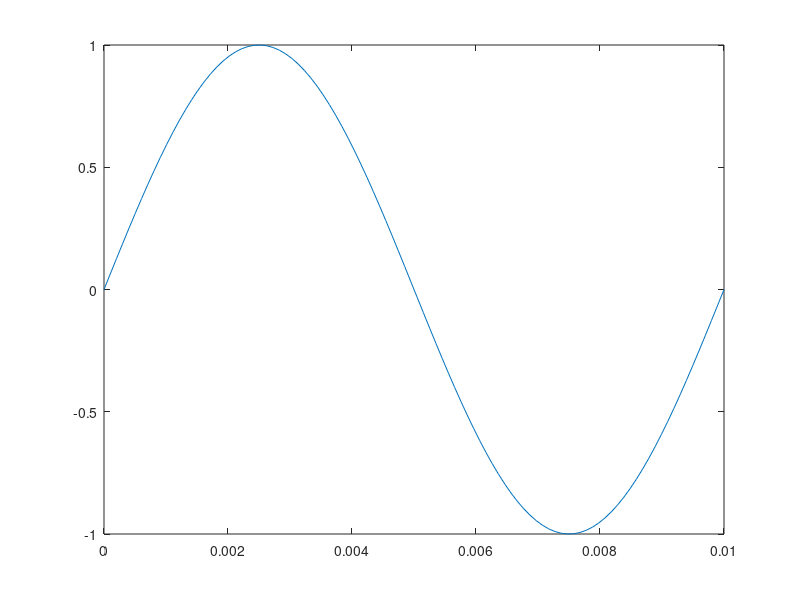
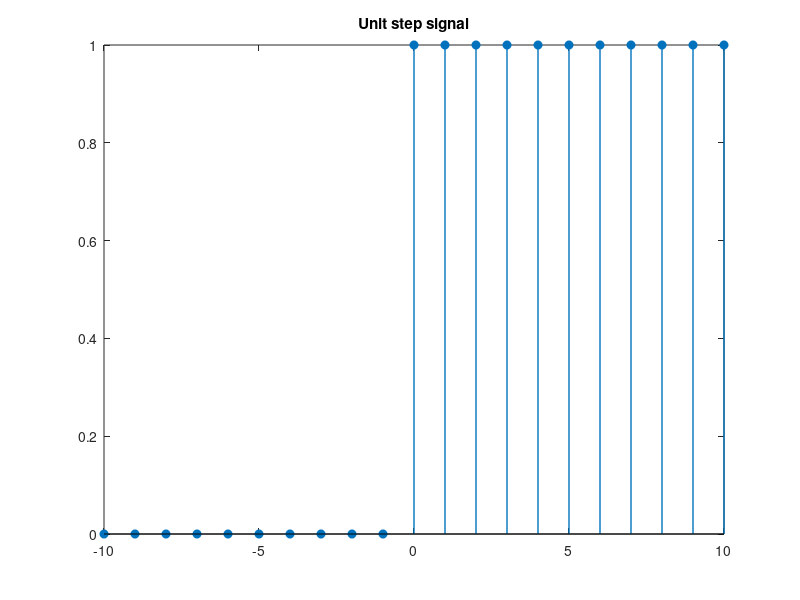
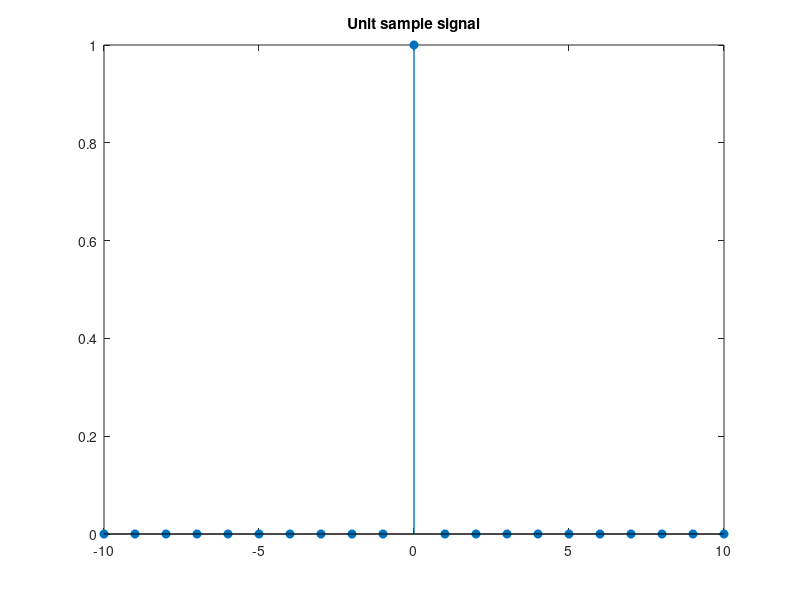
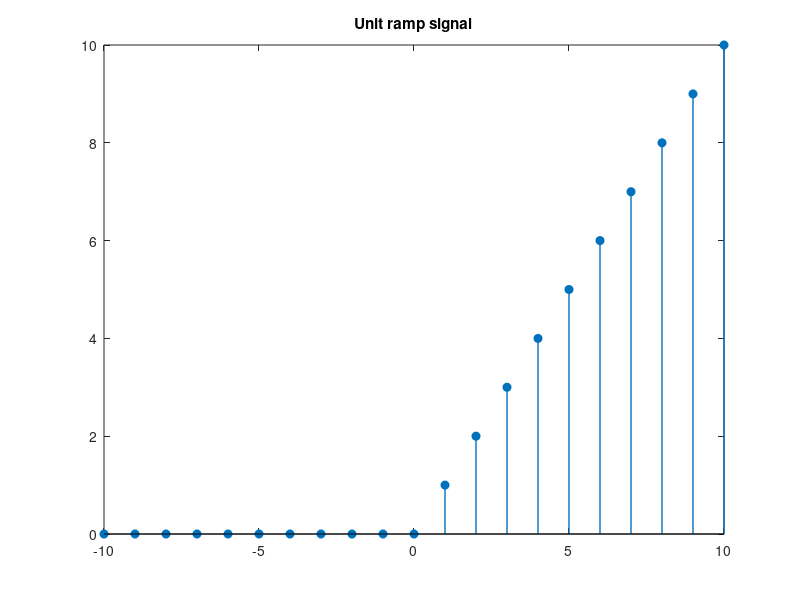

Write the MATLAB code that produced these figures, in order. (Note: this script raises an error after producing the figures.)
% Exercise 2 - Lab Session 1 - DSP 2025
close all
clear

% sinusoidal signal:
f = 100;
tmin = 0;
tmax = 0.01;
t = linspace(tmin,tmax,100);
y = sin(2*pi*f*t);

plot(t,y);

% -----------------

% step signal:
n = -10:10;
u = [zeros(10,1); ones(11,1)];

figure;
stem(n,u, 'filled', 'LineWidth',1);
title('Unit step signal');
% unit sample sequence
u2 = [zeros(10,1); 1; zeros(10,1)];
figure;
stem(n,u2, "filled", 'LineWidth',1);
title('Unit sample signal');

% unit ramp signal
%u3 = linspace(0,size(n,2)-1,size(n,2));
u3 = [zeros(10,1); transpose(linspace(0,10,11))];
figure;
stem(n,u3, "filled", 'LineWidth',1);
title('Unit ramp signal');

% another sine signal
f2 = 100;
t2 = linspace(0,0.01,20);
figure;
stem(t2,sin(2*pi*f2*t2),"filled", 'LineWidth',1);
title('Sine and Cosine signals ($$f=100Hz$$)')
hold on;
stem(t2,cos(2*pi*f2*t2),"filled", 'LineWidth',1);
hold off;


% ---------------

% load and display images
I = imread("lenagray.png");
%convert the intensity image I to double precision:
I = im2double(I);
figure; imshow(I);
